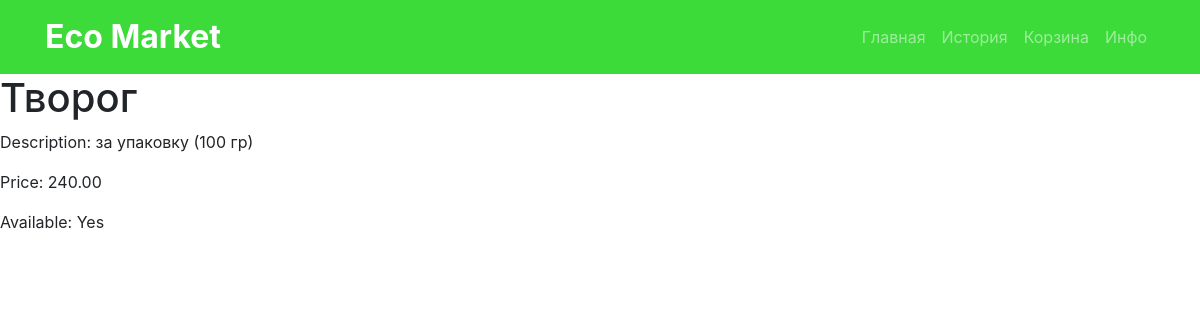
The page /product/6/ on the database its author committed.
### myapp/models.py (models this page shows, shortened)
class Product(models.Model):
    category = models.ForeignKey(Category, on_delete=models.CASCADE)
    name = models.CharField(max_length=100)
    description = models.TextField()
    price = models.DecimalField(max_digits=10, decimal_places=2)
    available = models.BooleanField(default=True)
    quantity_available = models.IntegerField()
    image = models.ImageField(upload_to='images/')

### myapp/views.py (the view)
# urls.py: path('product/<int:product_id>/', views.product_detail, name='product_detail'),
def product_detail(request, product_id):
    product = Product.objects.get(id=product_id)
    return render(request, 'product_detail.html', {'product': product})

### templates/product_detail.html (shortened to what this page needs)
{% extends 'base.html' %}
{% block content %}
    <h1>{{ product.name }}</h1>
    <p>Description: {{ product.description }}</p>
    <p>Price: {{ product.price }}</p>
    <p>Available: {% if product.available %}Yes{% else %}No{% endif %}</p>
{% endblock %}

### rows shown on the page
Product: name "Творог", description "за упаковку (100 гр)", price "240.00"
